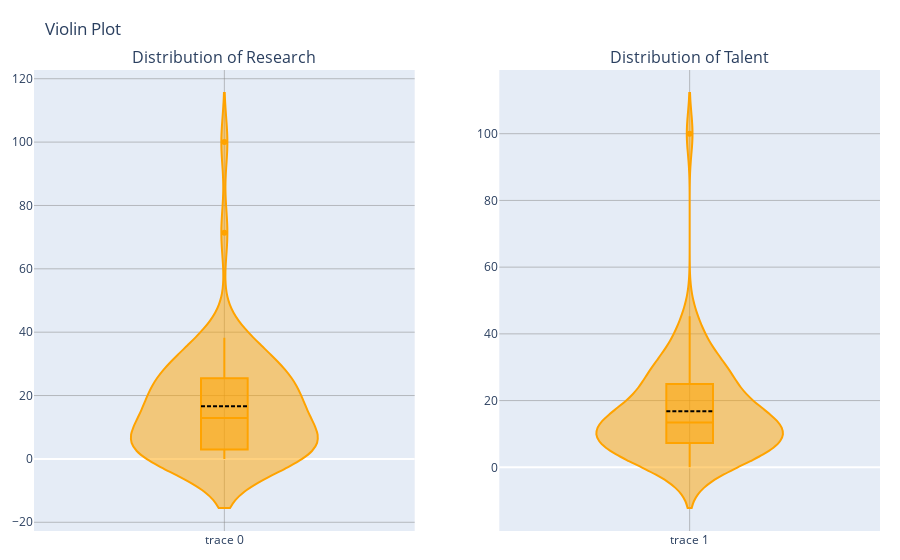

Here is the notebook cell this chart was saved with:
### Code cell
# VIOLIN PLOT SYNTAX IN PLOTLY

columns = ['Research', 'Talent']

# Create figure with subplots and titles
fig = make_subplots(rows=1, cols=2, subplot_titles=[f'Distribution of {col}' for col in columns])

# Add violin traces for each column
for i, col in enumerate(columns):
    fig.add_trace(
        go.Violin(
            y=df[col],
            box_visible=True,  # Show box outlines
            line_color="#ffa300",
            meanline_visible=True,  # Show mean line
            meanline_color='black',
            showlegend=False
        ),
        row=1, col=i+1
    )

# Set overall title and axes labels
fig.update_layout(
    title_text='Violin Plot',
    margin=dict(l=20, r=20, b=20, t=70)
)
fig.update_xaxes(showgrid=True, gridwidth=0.5, gridcolor="gray")
fig.update_yaxes(showgrid=True, gridwidth=0.5, gridcolor="gray")

fig.show()

### Figure 1 — Plotly figure (JSON) as saved in the notebook; plotly's stock layout.template omitted (floating-point values rounded to 4 significant figures)
{"data": [{"box": {"visible": true}, "line": {"color": "#ffa300"}, "meanline": {"color": "black", "visible": true}, "showlegend": false, "type": "violin", "xaxis": "x", "y": [100, 71.42, 36.5, 30.67, 32.63, 37.67, 26.66, 25.54, 35.84, 25.48, 32.63, 16.79, 25.21, 26.01, 19.39, 22.51, 18.92, 38.24, 27.61, 31.51, 18.6, 23.56, 11.75, 25.71, 21.18, 13.63, 22.15, 10.6, 19.1, 12.23, 20.3, 14.21, 5.96, 5.13, 8.96, 11.26, 18.29, 3.22, 4.83, 15.12, 2.97, 4.31, 5.57, 8.11, 1.49, 1.25, 11.94, 9.53, 0, 0.73, 2.53, 2.03, 0.98, 3.9, 0.83, 1.46, 0.28, 0.12, 2.08, 0.07, 0.45, 2.17], "yaxis": "y"}, {"box": {"visible": true}, "line": {"color": "#ffa300"}, "meanline": {"color": "black", "visible": true}, "showlegend": false, "type": "violin", "xaxis": "x2", "y": [100, 16.51, 39.65, 31.28, 35.76, 39.38, 14.54, 33.83, 27.63, 28.32, 25.43, 29.93, 24.99, 27.07, 21.66, 15.18, 45.27, 25.63, 28.21, 17.56, 17.61, 16.97, 18.74, 12.34, 27.61, 4.49, 15.17, 14.21, 13.02, 23.3, 11.09, 12.46, 15.87, 2.65, 13.43, 11.11, 18.45, 14.3, 13.46, 7.62, 8.55, 10.34, 10.44, 1.72, 10.56, 8.4, 0, 8.49, 4.97, 7.28, 4.99, 6.34, 5.51, 8.94, 4.61, 3.36, 6.69, 6.27, 1.11, 0.75, 2.74, 8], "yaxis": "y2"}], "layout": {"annotations": [{"font": {"size": 16}, "showarrow": false, "text": "Distribution of Research", "x": 0.225, "xanchor": "center", "xref": "paper", "y": 1, "yanchor": "bottom", "yref": "paper"}, {"font": {"size": 16}, "showarrow": false, "text": "Distribution of Talent", "x": 0.775, "xanchor": "center", "xref": "paper", "y": 1, "yanchor": "bottom", "yref": "paper"}], "margin": {"b": 20, "l": 20, "r": 20, "t": 70}, "title": {"text": "Violin Plot"}, "xaxis": {"anchor": "y", "domain": [0, 0.45], "gridcolor": "gray", "gridwidth": 0.5, "showgrid": true}, "xaxis2": {"anchor": "y2", "domain": [0.55, 1], "gridcolor": "gray", "gridwidth": 0.5, "showgrid": true}, "yaxis": {"anchor": "x", "domain": [0, 1], "gridcolor": "gray", "gridwidth": 0.5, "showgrid": true}, "yaxis2": {"anchor": "x2", "domain": [0, 1], "gridcolor": "gray", "gridwidth": 0.5, "showgrid": true}}}
